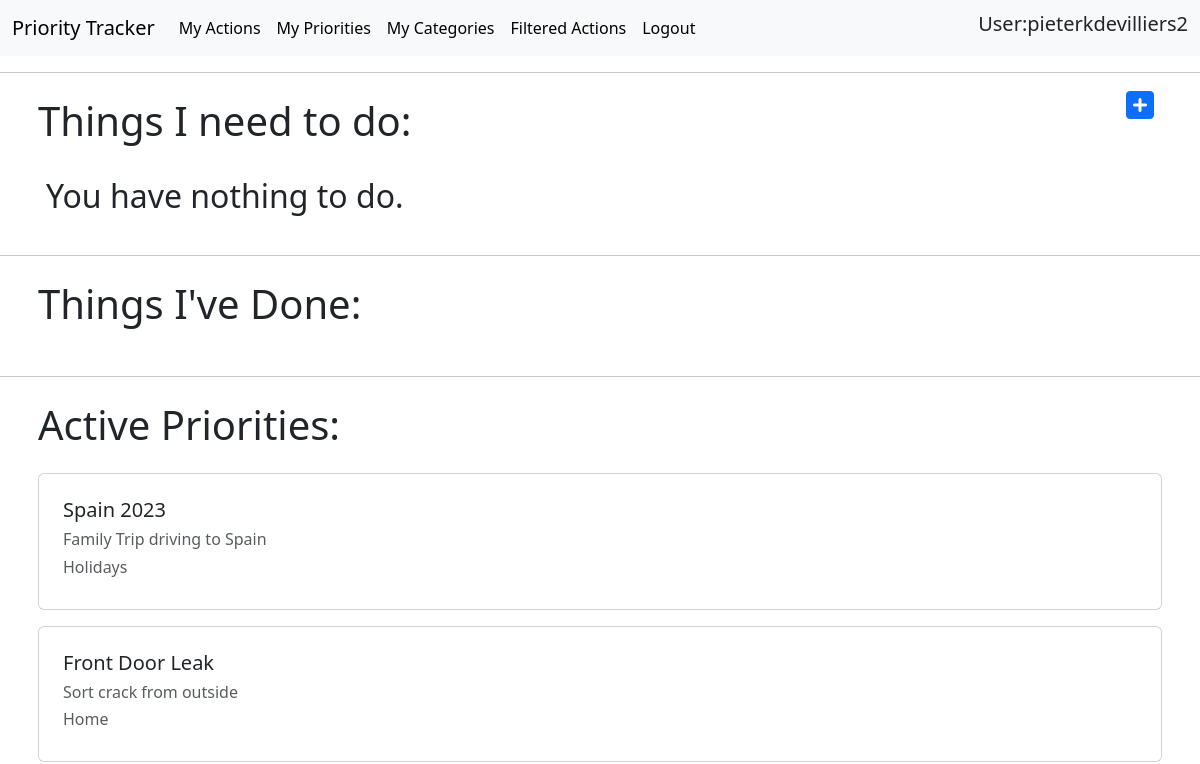
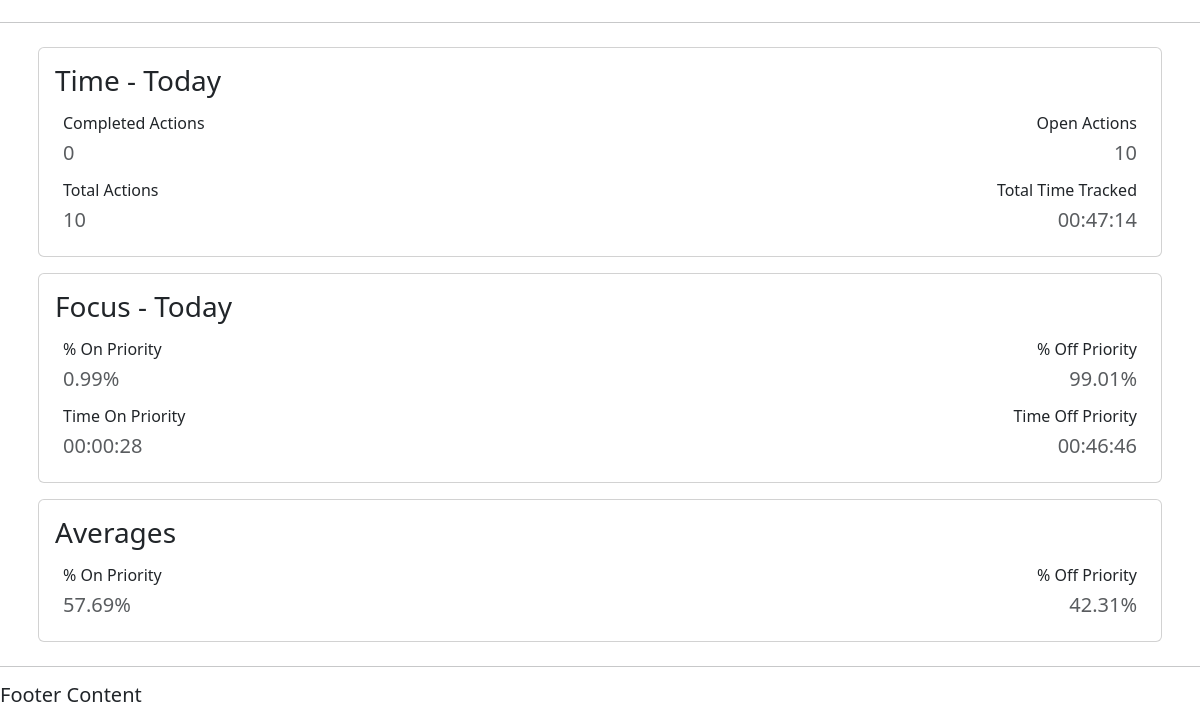
The app's page /actions/ (signed in), older data (2 pictures, top to bottom).
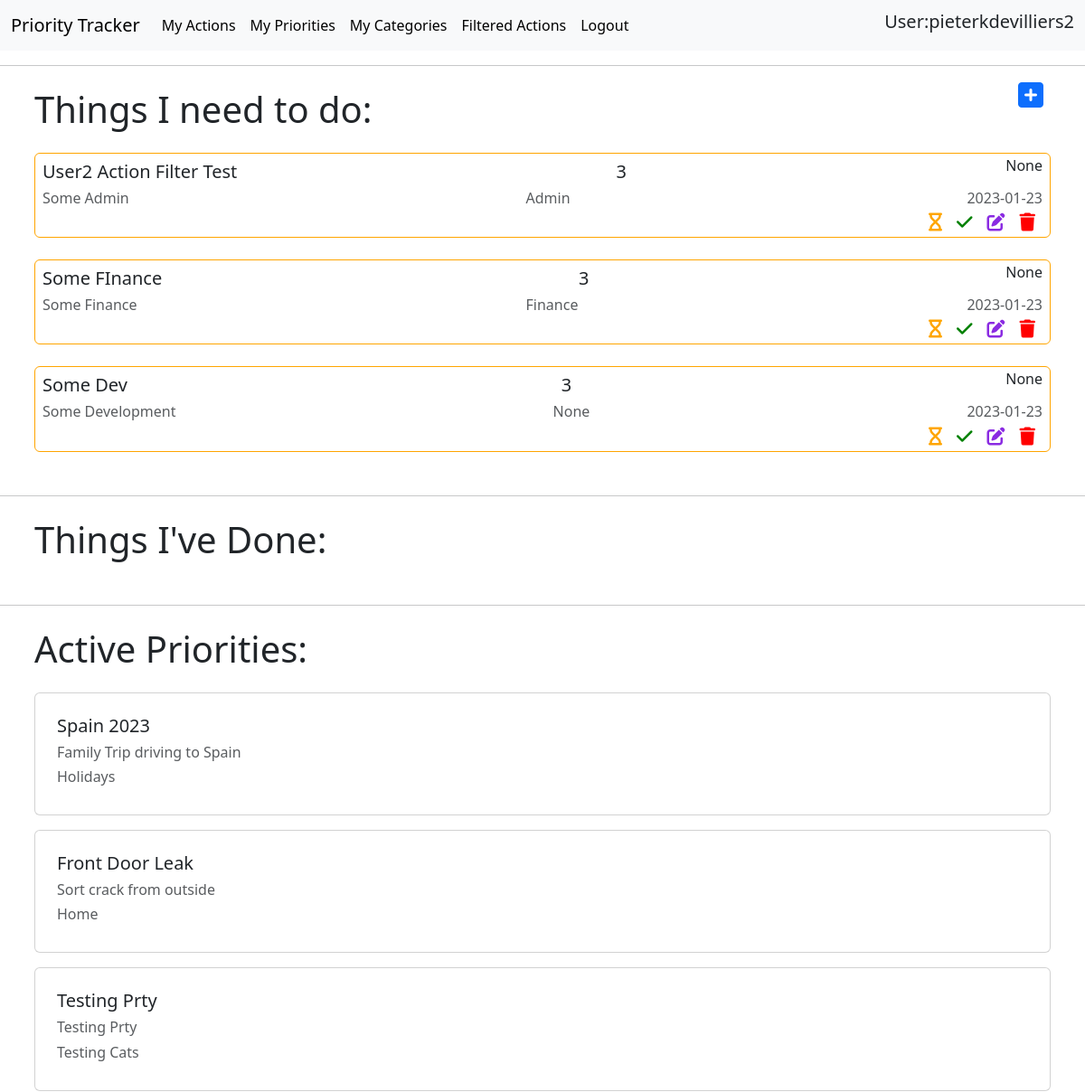
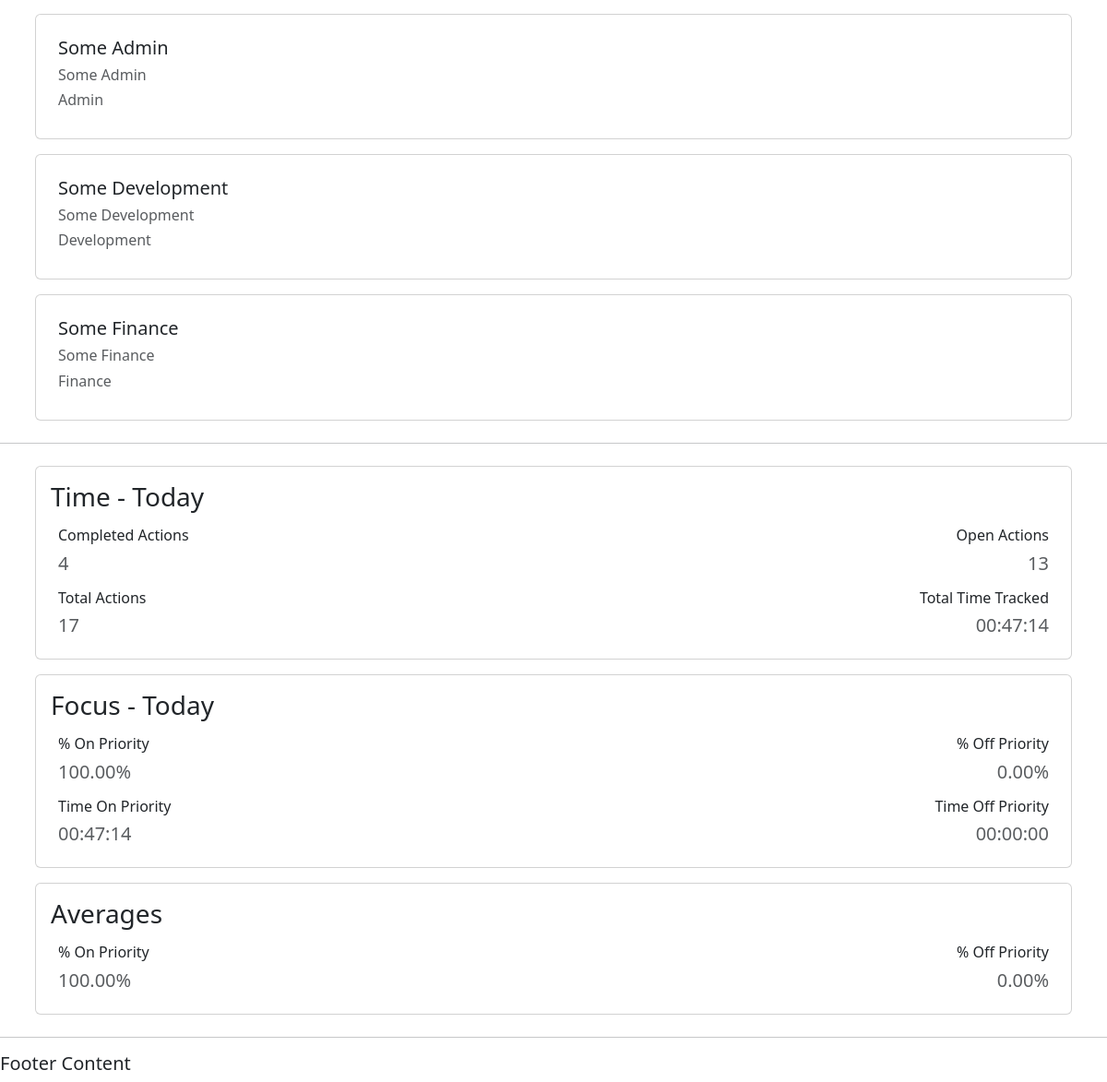
The same page, newer data (2 pictures, top to bottom).
### actions/models.py (models this page shows, shortened)
class User(AbstractUser):
    email = models.EmailField(unique=True)

class Priority(models.Model):
    title = models.CharField(max_length=50, null=False, blank=False)
    description = models.CharField(max_length=150)
    activeStatus = models.BooleanField(null=False, blank=False, default=True)
    category = models.ForeignKey(
        Category, on_delete=models.CASCADE, null=True, blank=True)
    user = models.ForeignKey(
        settings.AUTH_USER_MODEL, on_delete=models.CASCADE, related_name="priorities", null=True)
    def __str__(self):
        return str(self.title)

class Category(models.Model):
    title = models.CharField(max_length=50, null=False, blank=False)
    description = models.CharField(max_length=150)
    user = models.ForeignKey(
        settings.AUTH_USER_MODEL, on_delete=models.CASCADE, related_name="categories", null=True)
    def __str__(self):
        return str(self.title)

class Action(models.Model):
    title = models.CharField(max_length=50, null=False, blank=False)
    tracked_time = models.DurationField(null=True, blank=True)
    active_tracked_time = models.DurationField(null=True, blank=True)
    tracked_start = models.DateTimeField(null=True, blank=True)
    tracked_stop = models.DateTimeField(null=True, blank=True)
    done_status = models.BooleanField(null=False, blank=False, default=False)
    action_date = models.DateField(auto_now_add=True)
    tracking_status = models.BooleanField(null=False, blank=False, default=False)
    category = models.ForeignKey(
        Category, on_delete=models.CASCADE, null=True, blank=True)
    priority = models.ForeignKey(
        Priority, on_delete=models.CASCADE, null=True, blank=True, limit_choices_to={'activeStatus': True})
    user = models.ForeignKey(
        settings.AUTH_USER_MODEL, on_delete=models.CASCADE, related_name="action", null=True)

### actions/views.py (the view, shortened to what this page needs)
# urls.py: path('actions/', views.get_action_list, name='get_action_list'),
@login_required(login_url='login')
def get_action_list(request):
    query = date.today()
    completed_actions_count = completed_actions(query)
    open_actions_count = open_actions(query)
    total_actions_count = total_actions(query)
    if total_actions_count > 0:
        total_action_time = tracked_time(query)
        total_seconds = int(tracked_seconds(total_action_time))
        converted_tracked_time = tracked_today(total_seconds)
        on_priority_count = on_priority_actions(query)
        off_priority_count = off_priority_actions(query)
        on_priority_time = on_priority_tracked_time(query)
        off_priority_time = off_priority_tracked_time(query)
        on_priority_seconds = int(tracked_seconds(on_priority_time))
        off_priority_seconds = int(tracked_seconds(off_priority_time))
        converted_on_priority_time = tracked_today(on_priority_seconds)
        converted_off_priority_time = tracked_today(off_priority_seconds)
        on_priority_perc = on_priority_calc(total_seconds, on_priority_seconds)
        off_priority_perc = off_priority_calc(
            total_seconds, off_priority_seconds)
    all_time_tracked = tracked_time_all(query)
    all_time_seconds = int(tracked_seconds(all_time_tracked))
    all_time_on_priority_tracked = on_priority_tracked_all_time(query)
    all_time_off_priority_tracked = off_priority_tracked_all_time(query)
    all_time_on_priority_seconds = int(
            tracked_seconds(all_time_on_priority_tracked))
    all_time_off_priority_seconds = int(
            tracked_seconds(all_time_off_priority_tracked))
    on_priority_perc_all_time = on_priority_calc(
            all_time_seconds, all_time_on_priority_seconds)
    off_priority_perc_all_time = off_priority_calc(
            all_time_seconds, all_time_off_priority_seconds)
    current_user = request.user
    user_id = current_user.id
    username = current_user.username
    actions = Action.objects.all()
    filtered_actions = Action.objects.filter(action_date=query, user=current_user)
    priorities = Priority.objects.all()
    context = {
        "username": username,
        "user_id": user_id,
        "actions": actions,
        "filtered_actions": filtered_actions,
        "priorities": priorities,
        "completed_actions_count": completed_actions_count,
        "open_actions_count": open_actions_count,
        "total_actions_count": total_actions_count,
        "converted_tracked_time": converted_tracked_time,
        "on_priority_perc": on_priority_perc,
        "off_priority_perc": off_priority_perc,
        "converted_on_priority_time": converted_on_priority_time,
        "converted_off_priority_time": converted_off_priority_time,
        "on_priority_perc_all_time": on_priority_perc_all_time,
        "off_priority_perc_all_time": off_priority_perc_all_time,
    }
    return render(request, 'actions/action_list.html', context)

### actions/templates/actions/action_list.html (shortened to what this page needs)
{% extends 'actions/main.html' %}
{% block content %}
<body>
    <div class="container d-flex p-2 justify-content-between flex-row bd-highlight">
        <h1>Things I need to do:</h1>
        <a class="fa-solid fa-2xl p-2 fa-square-plus" role="button" href="/add-action/"></a>
    </div>
    <div class="container d-flex p-2 flex-column bd-highlight">
        {% for action in filtered_actions %}
        {% if action.done_status == False %}
        <div class="p-2 card bd-highlight open-actions-border">
            <div class="d-flex justify-content-between flex-row bd-highlight">
                <h5 class="card-title bd-highlight">{{ action.title }}</h5>
                <h5 class="card-title bd-highlight">{{ user_id }}</h5>
                <h6 class="card-subtitle bd-highlight">{{ action.tracked_time }}</h6>
            </div>
            <div class="d-flex justify-content-between flex-row bd-highlight">
                <h6 class="text-muted">{{ action.priority }}</h6>
                <h6 class="text-muted">{{ action.category }}</h6>
                <h6 class="text-muted">{{ action.action_date|date:"Y-m-d" }}</h6>
            </div>
            <div class="icon-outer-container">
                <div class="icon-container d-flex justify-content-end">
                    <div class="d-flex justify-content-end col-12">
                        {% if action.tracking_status == False %}
                        <a class="fa-solid fa-lg fa-hourglass p-2 bd-highlight" role="button"
                            href="{% url 'start_timer' action.id %}"></a>
                        <a class="fa-solid fa-lg fa-check p-2 bd-highlight" role="button"
                            href="{% url 'complete_action' action.id %}"></a>
                        <a class="fa-solid fa-lg fa-pen-to-square p-2 bd-highlight" role="button"
                            href="{% url 'update_action' action.id %}"></a>
                        <a class="fa-solid fa-lg fa-trash p-2 bd-highlight" role="button"
                            href="{% url 'delete_action' action.id %}"></a>
                        {% endif %}
                    </div>
                </div>
            </div>
        </div>
    <br>
        {% endif %}
        {% empty %}
        <H2 class="p-2 bd-highlight">You have nothing to do.</H2>
        {% endfor %}
    </div>
        <hr>
    <div class="container d-flex p-2 justify-content-between flex-row bd-highlight">
        <h1>Things I've Done:</h1>
    </div>
    <div>
        <div class="container d-flex p-2 flex-column bd-highlight">
    </div>
    <hr>
        <div class="container d-flex p-2 justify-content-between flex-row bd-highlight">
            <h1>Active Priorities:</h1>
        </div>
        {% for priority in priorities %}
        {% if priority.activeStatus == True %}
        <div class="container d-flex p-2 flex-column bd-highlight">
            <div class="card p-2 bd-highlight">
                <div class="card-body">
                    <h5 class="card-title">{{ priority.title }}</h5>
                    <h6 class="card-text text-muted">{{ priority.description }}</h6>
                    <h6 class="card-title text-muted">{{ priority.category }}</h6>
                </div>
            </div>
        </div>
        {% endif %}
        {% endfor %}
        <hr>
        <div class="container d-flex p-2 flex-column bd-highlight">
            <div class="card p-2 bd-highlight">
                <div class="card-body p-2 bd-highlight">
                    <h3 class="card-title">Time - Today</h3>
                    <div class="p-2 d-flex flex-row bd-highlight justify-content-between">
                        <div>
                            <div class="d-flex justify-content-start">
                                <h6 class="card-title">Completed Actions</h6>
                            </div>
                            <div class="d-flex justify-content-start">
                                <h5 class="card-text text-muted">{{ completed_actions_count }}</h5>
                            </div>
                        </div>
                        <div>
                            <div class="d-flex justify-content-end">
                                <h6 class="card-title">Open Actions</h6>
                            </div>
                            <div class="d-flex justify-content-end">
                                <h5 class="card-text text-muted">{{ open_actions_count }}</h5>
                            </div>
                        </div>
                    </div>
                    <div class="p-2 d-flex justify-content-between flex-row bd-highlight">
                        <div>
                            <div class="d-flex justify-content-start">
                                <h6 class="card-title">Total Actions</h6>
                            </div>
                            <div class="d-flex justify-content-start">
                                <h5 class="card-text text-muted">{{ total_actions_count }}</h5>
                            </div>
                        </div>
                        <div>
                            <div class="d-flex justify-content-end">
                                <h6 class="card-title">Total Time Tracked</h6>
                            </div>
                            <div class="d-flex justify-content-end">
                                <h5 class="card-text text-muted">{{ converted_tracked_time }}</h5>
                            </div>
                        </div>
                    </div>
                </div>
            </div>
        </div>
        <div class="container d-flex p-2 flex-column bd-highlight">
            <div class="card p-2 bd-highlight">
                <div id="today-report" class="card-body p-2 bd-highlight">
                    <h3 class="card-title">Focus - Today</h3>
                    <div class="p-2 d-flex justify-content-between flex-row bd-highlight">
                        <div>
                            <div class="d-flex justify-content-start">
                                <h6 class="card-title">% On Priority</h6>
                            </div>
                            <div class="d-flex justify-content-start">
                                <h5 class="card-text text-muted"><span id="on-priority-perc">{{ on_priority_perc|floatformat:2 }}</span><span>%</span></h5>
                            </div>
                        </div>
                        <div>
                            <div class="d-flex justify-content-end">
                                <h6 class="card-title">% Off Priority</h6>
                            </div>
                            <div class="d-flex justify-content-end">
                                <h5 class="card-text text-muted">{{ off_priority_perc|floatformat:2 }}%</h5>
                            </div>
                        </div>
                    </div>
                    <div class="p-2 d-flex justify-content-between flex-row bd-highlight">
                        <div>
                            <div class="d-flex justify-content-start">
                                <h6 class="card-title">Time On Priority</h6>
                            </div>
                            <div class="d-flex justify-content-start">
                                <h5 class="card-text text-muted">{{ converted_on_priority_time }}</h5>
                            </div>
                        </div>
                        <div>
                            <div class="d-flex justify-content-end">
                                <h6 class="card-title">Time Off Priority</h6>
                            </div>
                            <div class="d-flex justify-content-end">
                                <h5 class="card-text text-muted">{{ converted_off_priority_time }}</h5>
                            </div>
                        </div>
                    </div>
                </div>
            </div>
        </div>
        <div class="container d-flex p-2 flex-column bd-highlight">
            <div class="card p-2 bd-highlight">
                <div id="averages-report" class="card-body p-2 bd-highlight">
                    <h3 class="card-title">Averages</h3>
                    <div class="p-2 d-flex justify-content-between flex-row bd-highlight">
                        <div>
                            <div class="d-flex justify-content-start">
                                <h6 class="card-title">% On Priority</h6>
                            </div>
                            <div class="d-flex justify-content-start">
                                <h5 class="card-text text-muted"><span id="on_priority_perc_all_time">{{ on_priority_perc_all_time|floatformat:2 }}</span><span>%</span></h5>
                            </div>
                        </div>
                        <div>
                            <div class="d-flex justify-content-end">
                                <h6 class="card-title">% Off Priority</h6>
                            </div>
                            <div class="d-flex justify-content-end">
                                <h5 class="card-text text-muted">{{ off_priority_perc_all_time|floatformat:2 }}%</h5>
                            </div>
                        </div>
                    </div>
                </div>
            </div>
        </div>
    </div>
</body>
{% endblock %}

### actions/templates/actions/main.html (shortened to what this page needs)
<!DOCTYPE html>
<html lang="en">
<head>
    {% load static %}
    <link href="https://cdn.jsdelivr.net/npm/bootstrap@5.3.0-alpha1/dist/css/bootstrap.min.css" rel="stylesheet">
    <link href="https://cdnjs.cloudflare.com/ajax/libs/font-awesome/6.2.1/css/all.min.css" rel="stylesheet" type="text/css">
    <link href="{% static 'css/style.css' %}" rel="stylesheet" type="text/css">
</head>
<body>
    <nav class="navbar navbar-expand-lg bg-body-tertiary">
        <div class="container-fluid">
          <a class="navbar-brand" href="#">Priority Tracker</a>
          <div class="collapse navbar-collapse" id="navbarSupportedContent">
            <ul class="navbar-nav me-auto mb-2 mb-lg-0">
              <li class="nav-item">
                <a class="nav-link active" aria-current="page" href="{% url 'get_action_list' %}">My Actions</a>
              </li>
              <li class="nav-item">
                <a class="nav-link active" aria-current="page" href="{% url 'get_priorities_list' %}">My Priorities</a>
              </li>
              <li class="nav-item">
                <a class="nav-link active" aria-current="page" href="{% url 'get_categories_list' %}">My Categories</a>
              </li>
              <li class="nav-item">
                <a id="get-filtered-actions" class="nav-link active" aria-current="page" href="{% url 'get_filtered_action_list' %}">Filtered Actions</a>
              </li>
              <li class="nav-item">
                <a class="nav-link active" aria-current="page" href="{% url 'logout' %}">Logout</a>
              </li>
            </ul>
          </div>
          <h5>User:</h5>
          <h5>{{ username }}</h5>
        </div>
      </nav>
    <hr>
    {% block content %}
    {% endblock %}
    <hr>
    <h5>Footer Content</h5>
</body>
</html>

Row changes from the older to the newer data that the page shows:
added Action: title "User2 Action Filter Test", user "3", tracked_time "None", priority "Some Admin", category "Admin", action_date "2023-01-23", tracking_status False (drawn)
added Action: title "Some FInance", user "3", tracked_time "None", priority "Some Finance", category "Finance", action_date "2023-01-23", tracking_status False (drawn)
added Action: title "Some Dev", user "3", tracked_time "None", priority "Some Development", category "None", action_date "2023-01-23", tracking_status False (drawn)
added Priority: title "Testing Prty", description "Testing Prty", category "Testing Cats"
added Priority: title "Some Admin", description "Some Admin", category "Admin"
added Priority: title "Some Development", description "Some Development", category "Development"
added Priority: title "Some Finance", description "Some Finance", category "Finance"
Text that changed along with them:
{{ completed_actions_count }}: "0" → "4"
{{ open_actions_count }}: "10" → "13"
{{ total_actions_count }}: "10" → "17"
{{ on_priority_perc|floatformat:2 }}: "0.99" → "100.00"
{{ off_priority_perc|floatformat:2 }}: "99.01" → "0.00"
{{ converted_on_priority_time }}: "00:00:28" → "00:47:14"
{{ converted_off_priority_time }}: "00:46:46" → "00:00:00"
{{ on_priority_perc_all_time|floatformat:2 }}: "57.69" → "100.00"
{{ off_priority_perc_all_time|floatformat:2 }}: "42.31" → "0.00"
text no longer shown: "You have nothing to do."
